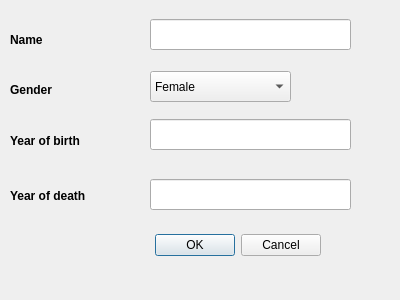
<?xml version="1.0" encoding="UTF-8"?>
<ui version="4.0">
 <class>EditScientist</class>
 <widget class="QDialog" name="EditScientist">
  <property name="geometry">
   <rect>
    <x>0</x>
    <y>0</y>
    <width>400</width>
    <height>300</height>
   </rect>
  </property>
  <property name="windowTitle">
   <string>Dialog</string>
  </property>
  <widget class="QDialogButtonBox" name="buttonBox">
   <property name="geometry">
    <rect>
     <x>120</x>
     <y>220</y>
     <width>201</width>
     <height>51</height>
    </rect>
   </property>
   <property name="focusPolicy">
    <enum>Qt::TabFocus</enum>
   </property>
   <property name="standardButtons">
    <set>QDialogButtonBox::Cancel|QDialogButtonBox::Ok</set>
   </property>
  </widget>
  <widget class="QLineEdit" name="lineEditName">
   <property name="geometry">
    <rect>
     <x>150</x>
     <y>19</y>
     <width>201</width>
     <height>31</height>
    </rect>
   </property>
  </widget>
  <widget class="QLabel" name="labelName">
   <property name="geometry">
    <rect>
     <x>10</x>
     <y>29</y>
     <width>131</width>
     <height>21</height>
    </rect>
   </property>
   <property name="font">
    <font>
     <pointsize>9</pointsize>
     <weight>75</weight>
     <bold>true</bold>
    </font>
   </property>
   <property name="text">
    <string>Name</string>
   </property>
  </widget>
  <widget class="QComboBox" name="comboBoxGender">
   <property name="geometry">
    <rect>
     <x>150</x>
     <y>71</y>
     <width>141</width>
     <height>31</height>
    </rect>
   </property>
   <item>
    <property name="text">
     <string>Female</string>
    </property>
   </item>
   <item>
    <property name="text">
     <string>Male</string>
    </property>
   </item>
  </widget>
  <widget class="QLabel" name="labelGender">
   <property name="geometry">
    <rect>
     <x>10</x>
     <y>80</y>
     <width>71</width>
     <height>20</height>
    </rect>
   </property>
   <property name="font">
    <font>
     <pointsize>9</pointsize>
     <weight>75</weight>
     <bold>true</bold>
    </font>
   </property>
   <property name="text">
    <string>Gender</string>
   </property>
  </widget>
  <widget class="QLabel" name="labelBirth">
   <property name="geometry">
    <rect>
     <x>10</x>
     <y>125</y>
     <width>131</width>
     <height>31</height>
    </rect>
   </property>
   <property name="font">
    <font>
     <pointsize>9</pointsize>
     <weight>75</weight>
     <bold>true</bold>
    </font>
   </property>
   <property name="text">
    <string>Year of birth</string>
   </property>
  </widget>
  <widget class="QLabel" name="labelDeath">
   <property name="geometry">
    <rect>
     <x>10</x>
     <y>175</y>
     <width>141</width>
     <height>41</height>
    </rect>
   </property>
   <property name="font">
    <font>
     <pointsize>9</pointsize>
     <weight>75</weight>
     <bold>true</bold>
    </font>
   </property>
   <property name="text">
    <string>Year of death</string>
   </property>
  </widget>
  <widget class="QLineEdit" name="lineEditBirth">
   <property name="geometry">
    <rect>
     <x>150</x>
     <y>119</y>
     <width>201</width>
     <height>31</height>
    </rect>
   </property>
  </widget>
  <widget class="QLineEdit" name="lineEditDeath">
   <property name="geometry">
    <rect>
     <x>150</x>
     <y>179</y>
     <width>201</width>
     <height>31</height>
    </rect>
   </property>
  </widget>
 </widget>
 <tabstops>
  <tabstop>lineEditName</tabstop>
  <tabstop>comboBoxGender</tabstop>
  <tabstop>lineEditBirth</tabstop>
  <tabstop>lineEditDeath</tabstop>
  <tabstop>buttonBox</tabstop>
 </tabstops>
 <resources/>
 <connections/>
</ui>
